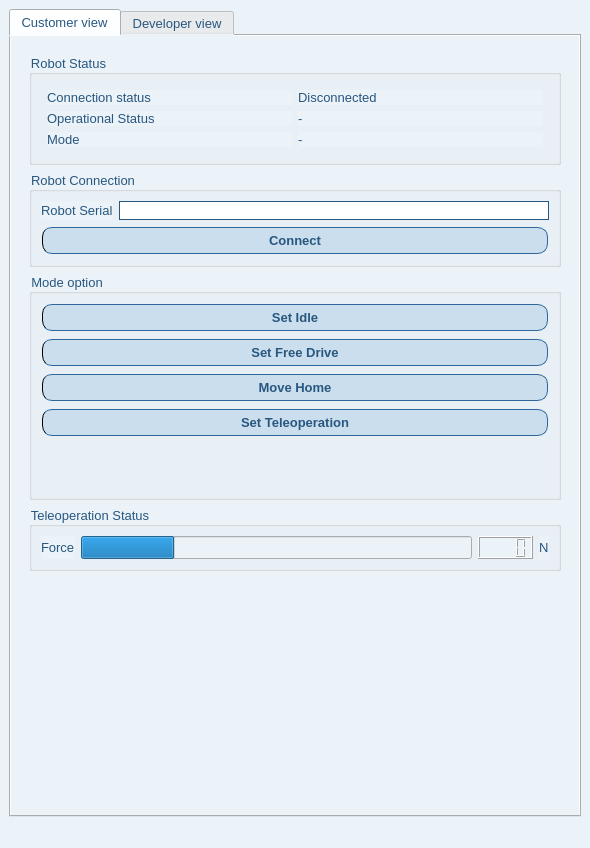
<?xml version="1.0" encoding="UTF-8"?>
<ui version="4.0">
 <class>MainWindow</class>
 <widget class="QMainWindow" name="MainWindow">
  <property name="geometry">
   <rect>
    <x>0</x>
    <y>0</y>
    <width>590</width>
    <height>848</height>
   </rect>
  </property>
  <property name="windowTitle">
   <string>Flexiv Spacemouse Teleoperation</string>
  </property>
  <property name="styleSheet">
   <string notr="true">*{
    color: rgb(40, 87, 128);
    background:none;
    background-color: rgb(235, 242, 248);
    font-family: &quot;Helvetica&quot;;
    font-size: 10pt;
}
#MidContainer{
}
QFrame, QLabel {
}

/* Set settings for line edit inputs*/
QLineEdit{
    border: 1px solid rgb(40, 87, 128);
    border-radius: 10px;
    background-color: rgb(255, 255, 255);
    padding-left: 20px;
    padding-right: 20px;
    color: rgb(40, 87, 128);
    font: bold;
    qproperty-alignment: AlignCenter;
}
QLineEdit:hover{
    border: 2px solid rgb(85,170,255);
}
QLineEdit:focus {
    border: 2px solid rgb(85,170,255);
}

/* Set settings for push buttons*/
QPushButton{
    border: 1px solid;
    border-color: rgb(46, 103, 156);
    border-left: 1px solid;
    border-radius: 10px;
    padding-right: 20px;
    padding-left: 20px;
    padding-top: 5px;
    padding-bottom: 5px;
    margin: 1px;
    background-color: rgb(202, 222, 237);
    font: bold;
}
QPushButton:hover {
    border: 2px solid rgb(85,170,255);
}
QPushButton:focus {
    border: 2px solid rgb(85,170,255);
}
QPushButton:pressed{
    background-color: rgb(52, 113, 173);
}
QPushButton:disabled {
    color: grey;
    border-color: grey;
    background-color: none;
}
/* Set settings for treeview*/
QTreeView{
    border: 1px solid rgb(40, 87, 128);
    border-radius: 10px;
    background-color: rgb(255, 255, 255);
}
</string>
  </property>
  <widget class="QWidget" name="centralwidget">
   <layout class="QGridLayout" name="gridLayout_2">
    <item row="0" column="0" rowspan="2">
     <widget class="QTabWidget" name="tabWidget_2">
      <property name="currentIndex">
       <number>0</number>
      </property>
      <widget class="QWidget" name="tab_8">
       <attribute name="title">
        <string>Customer view</string>
       </attribute>
       <layout class="QVBoxLayout" name="verticalLayout_8">
        <item>
         <widget class="QWidget" name="widget" native="true">
          <property name="sizePolicy">
           <sizepolicy hsizetype="Preferred" vsizetype="Preferred">
            <horstretch>2</horstretch>
            <verstretch>0</verstretch>
           </sizepolicy>
          </property>
          <property name="minimumSize">
           <size>
            <width>550</width>
            <height>0</height>
           </size>
          </property>
          <layout class="QVBoxLayout" name="verticalLayout_3">
           <item>
            <widget class="QGroupBox" name="groupBox_5">
             <property name="title">
              <string>Robot Status</string>
             </property>
             <layout class="QVBoxLayout" name="verticalLayout">
              <item>
               <layout class="QGridLayout" name="gridLayout_24">
                <property name="leftMargin">
                 <number>6</number>
                </property>
                <property name="topMargin">
                 <number>6</number>
                </property>
                <property name="rightMargin">
                 <number>6</number>
                </property>
                <property name="bottomMargin">
                 <number>6</number>
                </property>
                <item row="1" column="0">
                 <widget class="QLabel" name="label_72">
                  <property name="font">
                   <font>
                    <family>Helvetica</family>
                    <pointsize>10</pointsize>
                    <weight>50</weight>
                    <bold>false</bold>
                   </font>
                  </property>
                  <property name="text">
                   <string>Operational Status</string>
                  </property>
                 </widget>
                </item>
                <item row="1" column="1">
                 <widget class="QLabel" name="rdk_operational_status_label">
                  <property name="font">
                   <font>
                    <family>Helvetica</family>
                    <pointsize>10</pointsize>
                    <weight>50</weight>
                    <bold>false</bold>
                   </font>
                  </property>
                  <property name="text">
                   <string>-</string>
                  </property>
                 </widget>
                </item>
                <item row="0" column="1">
                 <widget class="QLabel" name="rdk_connection_status_label">
                  <property name="font">
                   <font>
                    <family>Helvetica</family>
                    <pointsize>10</pointsize>
                    <weight>50</weight>
                    <bold>false</bold>
                   </font>
                  </property>
                  <property name="text">
                   <string>Disconnected</string>
                  </property>
                 </widget>
                </item>
                <item row="0" column="0">
                 <widget class="QLabel" name="label_71">
                  <property name="font">
                   <font>
                    <family>Helvetica</family>
                    <pointsize>10</pointsize>
                    <weight>50</weight>
                    <bold>false</bold>
                   </font>
                  </property>
                  <property name="text">
                   <string>Connection status</string>
                  </property>
                 </widget>
                </item>
                <item row="2" column="0">
                 <widget class="QLabel" name="label_73">
                  <property name="font">
                   <font>
                    <family>Helvetica</family>
                    <pointsize>10</pointsize>
                    <weight>50</weight>
                    <bold>false</bold>
                   </font>
                  </property>
                  <property name="text">
                   <string>Mode</string>
                  </property>
                 </widget>
                </item>
                <item row="2" column="1">
                 <widget class="QLabel" name="robotMode_label">
                  <property name="font">
                   <font>
                    <family>Helvetica</family>
                    <pointsize>10</pointsize>
                    <weight>50</weight>
                    <bold>false</bold>
                   </font>
                  </property>
                  <property name="text">
                   <string>-</string>
                  </property>
                 </widget>
                </item>
               </layout>
              </item>
             </layout>
            </widget>
           </item>
           <item>
            <widget class="QGroupBox" name="groupBox_2">
             <property name="title">
              <string>Robot Connection</string>
             </property>
             <layout class="QGridLayout" name="gridLayout">
              <item row="0" column="1">
               <widget class="QLineEdit" name="robot_sn_lineEdit">
                <property name="inputMask">
                 <string/>
                </property>
                <property name="text">
                 <string/>
                </property>
               </widget>
              </item>
              <item row="0" column="0">
               <widget class="QLabel" name="label">
                <property name="text">
                 <string>Robot Serial</string>
                </property>
               </widget>
              </item>
              <item row="1" column="0" colspan="2">
               <widget class="QPushButton" name="connect_rdk_button">
                <property name="text">
                 <string>Connect</string>
                </property>
               </widget>
              </item>
             </layout>
            </widget>
           </item>
           <item>
            <widget class="QGroupBox" name="robot_mode_groupBox">
             <property name="enabled">
              <bool>true</bool>
             </property>
             <property name="sizePolicy">
              <sizepolicy hsizetype="Preferred" vsizetype="Expanding">
               <horstretch>0</horstretch>
               <verstretch>0</verstretch>
              </sizepolicy>
             </property>
             <property name="title">
              <string>Mode option</string>
             </property>
             <layout class="QVBoxLayout" name="verticalLayout_2">
              <item>
               <widget class="QPushButton" name="set_idle_button">
                <property name="text">
                 <string>Set Idle</string>
                </property>
               </widget>
              </item>
              <item>
               <widget class="QPushButton" name="set_freedrive_button">
                <property name="text">
                 <string>Set Free Drive</string>
                </property>
               </widget>
              </item>
              <item>
               <widget class="QPushButton" name="set_move_home_button">
                <property name="text">
                 <string>Move Home</string>
                </property>
               </widget>
              </item>
              <item>
               <widget class="QPushButton" name="set_teleoperation_button">
                <property name="enabled">
                 <bool>true</bool>
                </property>
                <property name="text">
                 <string>Set Teleoperation</string>
                </property>
               </widget>
              </item>
              <item>
               <spacer name="verticalSpacer_7">
                <property name="orientation">
                 <enum>Qt::Vertical</enum>
                </property>
                <property name="sizeHint" stdset="0">
                 <size>
                  <width>20</width>
                  <height>40</height>
                 </size>
                </property>
               </spacer>
              </item>
             </layout>
            </widget>
           </item>
           <item>
            <widget class="QGroupBox" name="groupBox_3">
             <property name="title">
              <string>Teleoperation Status</string>
             </property>
             <layout class="QGridLayout" name="gridLayout_10">
              <item row="0" column="2">
               <widget class="QLCDNumber" name="force_lcdNumber">
                <property name="digitCount">
                 <number>4</number>
                </property>
               </widget>
              </item>
              <item row="0" column="1">
               <widget class="QProgressBar" name="force_progressBar">
                <property name="value">
                 <number>24</number>
                </property>
                <property name="format">
                 <string/>
                </property>
               </widget>
              </item>
              <item row="0" column="0">
               <widget class="QLabel" name="label_29">
                <property name="text">
                 <string>Force</string>
                </property>
               </widget>
              </item>
              <item row="0" column="3">
               <widget class="QLabel" name="label_30">
                <property name="text">
                 <string>N</string>
                </property>
               </widget>
              </item>
             </layout>
            </widget>
           </item>
           <item>
            <spacer name="verticalSpacer">
             <property name="orientation">
              <enum>Qt::Vertical</enum>
             </property>
             <property name="sizeHint" stdset="0">
              <size>
               <width>20</width>
               <height>40</height>
              </size>
             </property>
            </spacer>
           </item>
          </layout>
         </widget>
        </item>
       </layout>
      </widget>
      <widget class="QWidget" name="tab_9">
       <attribute name="title">
        <string>Developer view</string>
       </attribute>
       <layout class="QVBoxLayout" name="verticalLayout_9">
        <item>
         <widget class="QGroupBox" name="groupBox_4">
          <property name="title">
           <string>Teleoperation Parameters</string>
          </property>
          <layout class="QVBoxLayout" name="verticalLayout_4">
           <item>
            <widget class="QTabWidget" name="tabWidget">
             <property name="currentIndex">
              <number>0</number>
             </property>
             <widget class="QWidget" name="tab_6">
              <attribute name="title">
               <string>Home</string>
              </attribute>
              <layout class="QGridLayout" name="gridLayout_5">
               <item row="0" column="0">
                <widget class="QLabel" name="label_2">
                 <property name="text">
                  <string>Home plan name</string>
                 </property>
                </widget>
               </item>
               <item row="0" column="1">
                <widget class="QLineEdit" name="home_plan_name_lineEdit">
                 <property name="text">
                  <string>MoveHome</string>
                 </property>
                </widget>
               </item>
               <item row="1" column="0">
                <spacer name="verticalSpacer_8">
                 <property name="orientation">
                  <enum>Qt::Vertical</enum>
                 </property>
                 <property name="sizeHint" stdset="0">
                  <size>
                   <width>20</width>
                   <height>40</height>
                  </size>
                 </property>
                </spacer>
               </item>
              </layout>
             </widget>
             <widget class="QWidget" name="tabCartesianStiffness">
              <attribute name="title">
               <string>Cartesian Stiffness</string>
              </attribute>
              <layout class="QGridLayout" name="gridLayout_6">
               <item row="0" column="0">
                <widget class="QLabel" name="label_3">
                 <property name="text">
                  <string>Translation</string>
                 </property>
                </widget>
               </item>
               <item row="0" column="1">
                <widget class="QDoubleSpinBox" name="teleop_translational_stiffness_doubleSpinBox">
                 <property name="decimals">
                  <number>1</number>
                 </property>
                 <property name="minimum">
                  <double>400.000000000000000</double>
                 </property>
                 <property name="maximum">
                  <double>2000.000000000000000</double>
                 </property>
                </widget>
               </item>
               <item row="1" column="2">
                <widget class="QLabel" name="label_6">
                 <property name="text">
                  <string>Nm/rad</string>
                 </property>
                </widget>
               </item>
               <item row="0" column="2">
                <widget class="QLabel" name="label_4">
                 <property name="text">
                  <string>N/mm</string>
                 </property>
                </widget>
               </item>
               <item row="1" column="0">
                <widget class="QLabel" name="label_5">
                 <property name="text">
                  <string>Rotation</string>
                 </property>
                </widget>
               </item>
               <item row="1" column="1">
                <widget class="QDoubleSpinBox" name="teleop_rotational_stiffness_doubleSpinBox">
                 <property name="decimals">
                  <number>1</number>
                 </property>
                 <property name="minimum">
                  <double>100.000000000000000</double>
                 </property>
                 <property name="maximum">
                  <double>400.000000000000000</double>
                 </property>
                </widget>
               </item>
               <item row="2" column="1">
                <spacer name="verticalSpacer_3">
                 <property name="orientation">
                  <enum>Qt::Vertical</enum>
                 </property>
                 <property name="sizeHint" stdset="0">
                  <size>
                   <width>20</width>
                   <height>40</height>
                  </size>
                 </property>
                </spacer>
               </item>
              </layout>
             </widget>
             <widget class="QWidget" name="tabWorkspace">
              <attribute name="title">
               <string>Workspace</string>
              </attribute>
              <layout class="QVBoxLayout" name="verticalLayout_5">
               <item>
                <widget class="QTabWidget" name="workspace_tabWidget">
                 <property name="currentIndex">
                  <number>0</number>
                 </property>
                 <widget class="QWidget" name="tab_3">
                  <attribute name="title">
                   <string>Translation</string>
                  </attribute>
                  <layout class="QGridLayout" name="gridLayout_3">
                   <item row="0" column="1">
                    <widget class="QDoubleSpinBox" name="max_x_offset_doubleSpinBox">
                     <property name="sizePolicy">
                      <sizepolicy hsizetype="Expanding" vsizetype="Fixed">
                       <horstretch>0</horstretch>
                       <verstretch>0</verstretch>
                      </sizepolicy>
                     </property>
                     <property name="decimals">
                      <number>3</number>
                     </property>
                     <property name="maximum">
                      <double>0.400000000000000</double>
                     </property>
                     <property name="singleStep">
                      <double>0.001000000000000</double>
                     </property>
                     <property name="value">
                      <double>0.300000000000000</double>
                     </property>
                    </widget>
                   </item>
                   <item row="2" column="0">
                    <widget class="QLabel" name="label_11">
                     <property name="text">
                      <string>Max Y offset</string>
                     </property>
                    </widget>
                   </item>
                   <item row="3" column="1">
                    <widget class="QDoubleSpinBox" name="min_y_offset_doubleSpinBox">
                     <property name="decimals">
                      <number>3</number>
                     </property>
                     <property name="minimum">
                      <double>-0.400000000000000</double>
                     </property>
                     <property name="maximum">
                      <double>0.000000000000000</double>
                     </property>
                     <property name="singleStep">
                      <double>0.001000000000000</double>
                     </property>
                     <property name="value">
                      <double>-0.300000000000000</double>
                     </property>
                    </widget>
                   </item>
                   <item row="4" column="0">
                    <widget class="QLabel" name="label_13">
                     <property name="text">
                      <string>Max Z offset</string>
                     </property>
                    </widget>
                   </item>
                   <item row="1" column="2">
                    <widget class="QLabel" name="label_10">
                     <property name="text">
                      <string>m</string>
                     </property>
                    </widget>
                   </item>
                   <item row="1" column="0">
                    <widget class="QLabel" name="label_8">
                     <property name="text">
                      <string>Min X offset</string>
                     </property>
                    </widget>
                   </item>
                   <item row="2" column="1">
                    <widget class="QDoubleSpinBox" name="max_y_offset_doubleSpinBox">
                     <property name="sizePolicy">
                      <sizepolicy hsizetype="Expanding" vsizetype="Fixed">
                       <horstretch>0</horstretch>
                       <verstretch>0</verstretch>
                      </sizepolicy>
                     </property>
                     <property name="decimals">
                      <number>3</number>
                     </property>
                     <property name="maximum">
                      <double>0.400000000000000</double>
                     </property>
                     <property name="singleStep">
                      <double>0.001000000000000</double>
                     </property>
                     <property name="value">
                      <double>0.300000000000000</double>
                     </property>
                    </widget>
                   </item>
                   <item row="2" column="2">
                    <widget class="QLabel" name="label_15">
                     <property name="text">
                      <string>m</string>
                     </property>
                    </widget>
                   </item>
                   <item row="4" column="1">
                    <widget class="QDoubleSpinBox" name="max_z_offset_doubleSpinBox">
                     <property name="sizePolicy">
                      <sizepolicy hsizetype="Expanding" vsizetype="Fixed">
                       <horstretch>0</horstretch>
                       <verstretch>0</verstretch>
                      </sizepolicy>
                     </property>
                     <property name="decimals">
                      <number>3</number>
                     </property>
                     <property name="maximum">
                      <double>0.400000000000000</double>
                     </property>
                     <property name="singleStep">
                      <double>0.001000000000000</double>
                     </property>
                     <property name="value">
                      <double>0.300000000000000</double>
                     </property>
                    </widget>
                   </item>
                   <item row="4" column="2">
                    <widget class="QLabel" name="label_17">
                     <property name="text">
                      <string>m</string>
                     </property>
                    </widget>
                   </item>
                   <item row="0" column="2">
                    <widget class="QLabel" name="label_9">
                     <property name="text">
                      <string>m</string>
                     </property>
                    </widget>
                   </item>
                   <item row="3" column="0">
                    <widget class="QLabel" name="label_12">
                     <property name="text">
                      <string>Min Y offset</string>
                     </property>
                    </widget>
                   </item>
                   <item row="0" column="0">
                    <widget class="QLabel" name="label_7">
                     <property name="text">
                      <string>Max X offset</string>
                     </property>
                    </widget>
                   </item>
                   <item row="3" column="2">
                    <widget class="QLabel" name="label_16">
                     <property name="text">
                      <string>m</string>
                     </property>
                    </widget>
                   </item>
                   <item row="1" column="1">
                    <widget class="QDoubleSpinBox" name="min_x_offset_doubleSpinBox">
                     <property name="decimals">
                      <number>3</number>
                     </property>
                     <property name="minimum">
                      <double>-0.400000000000000</double>
                     </property>
                     <property name="maximum">
                      <double>0.000000000000000</double>
                     </property>
                     <property name="singleStep">
                      <double>0.001000000000000</double>
                     </property>
                     <property name="value">
                      <double>-0.300000000000000</double>
                     </property>
                    </widget>
                   </item>
                   <item row="5" column="0">
                    <widget class="QLabel" name="label_14">
                     <property name="text">
                      <string>Min Z offset</string>
                     </property>
                    </widget>
                   </item>
                   <item row="5" column="1">
                    <widget class="QDoubleSpinBox" name="min_z_offset_doubleSpinBox">
                     <property name="sizePolicy">
                      <sizepolicy hsizetype="Expanding" vsizetype="Fixed">
                       <horstretch>0</horstretch>
                       <verstretch>0</verstretch>
                      </sizepolicy>
                     </property>
                     <property name="decimals">
                      <number>3</number>
                     </property>
                     <property name="minimum">
                      <double>-0.400000000000000</double>
                     </property>
                     <property name="maximum">
                      <double>0.000000000000000</double>
                     </property>
                     <property name="singleStep">
                      <double>0.001000000000000</double>
                     </property>
                     <property name="value">
                      <double>-0.300000000000000</double>
                     </property>
                    </widget>
                   </item>
                   <item row="5" column="2">
                    <widget class="QLabel" name="label_18">
                     <property name="text">
                      <string>m</string>
                     </property>
                    </widget>
                   </item>
                  </layout>
                 </widget>
                 <widget class="QWidget" name="tab_4">
                  <attribute name="title">
                   <string>Rotation</string>
                  </attribute>
                  <layout class="QGridLayout" name="gridLayout_4">
                   <item row="0" column="0">
                    <widget class="QLabel" name="label_24">
                     <property name="text">
                      <string>Max Angle</string>
                     </property>
                    </widget>
                   </item>
                   <item row="0" column="2">
                    <widget class="QLabel" name="label_19">
                     <property name="text">
                      <string>deg</string>
                     </property>
                    </widget>
                   </item>
                   <item row="0" column="1">
                    <widget class="QDoubleSpinBox" name="maxRotXOffset_doubleSpinBox">
                     <property name="sizePolicy">
                      <sizepolicy hsizetype="Expanding" vsizetype="Fixed">
                       <horstretch>0</horstretch>
                       <verstretch>0</verstretch>
                      </sizepolicy>
                     </property>
                     <property name="decimals">
                      <number>3</number>
                     </property>
                     <property name="maximum">
                      <double>60.000000000000000</double>
                     </property>
                     <property name="singleStep">
                      <double>0.001000000000000</double>
                     </property>
                     <property name="value">
                      <double>45.000000000000000</double>
                     </property>
                    </widget>
                   </item>
                   <item row="1" column="1">
                    <spacer name="verticalSpacer_2">
                     <property name="orientation">
                      <enum>Qt::Vertical</enum>
                     </property>
                     <property name="sizeHint" stdset="0">
                      <size>
                       <width>20</width>
                       <height>40</height>
                      </size>
                     </property>
                    </spacer>
                   </item>
                  </layout>
                 </widget>
                </widget>
               </item>
              </layout>
             </widget>
             <widget class="QWidget" name="tab">
              <attribute name="title">
               <string>Force Limit</string>
              </attribute>
              <layout class="QGridLayout" name="gridLayout_7">
               <item row="0" column="2">
                <widget class="QLabel" name="label_21">
                 <property name="text">
                  <string>N</string>
                 </property>
                </widget>
               </item>
               <item row="1" column="0">
                <widget class="QLabel" name="label_31">
                 <property name="text">
                  <string>Max contact tcp force y</string>
                 </property>
                </widget>
               </item>
               <item row="1" column="1">
                <widget class="QDoubleSpinBox" name="max_tcp_force_y_doubleSpinBox">
                 <property name="sizePolicy">
                  <sizepolicy hsizetype="Expanding" vsizetype="Fixed">
                   <horstretch>0</horstretch>
                   <verstretch>0</verstretch>
                  </sizepolicy>
                 </property>
                 <property name="minimum">
                  <double>5.000000000000000</double>
                 </property>
                 <property name="maximum">
                  <double>30.000000000000000</double>
                 </property>
                 <property name="value">
                  <double>20.000000000000000</double>
                 </property>
                </widget>
               </item>
               <item row="3" column="0">
                <spacer name="verticalSpacer_4">
                 <property name="orientation">
                  <enum>Qt::Vertical</enum>
                 </property>
                 <property name="sizeHint" stdset="0">
                  <size>
                   <width>20</width>
                   <height>40</height>
                  </size>
                 </property>
                </spacer>
               </item>
               <item row="1" column="2">
                <widget class="QLabel" name="label_32">
                 <property name="text">
                  <string>N</string>
                 </property>
                </widget>
               </item>
               <item row="0" column="1">
                <widget class="QDoubleSpinBox" name="max_tcp_force_x_doubleSpinBox">
                 <property name="sizePolicy">
                  <sizepolicy hsizetype="Expanding" vsizetype="Fixed">
                   <horstretch>0</horstretch>
                   <verstretch>0</verstretch>
                  </sizepolicy>
                 </property>
                 <property name="minimum">
                  <double>5.000000000000000</double>
                 </property>
                 <property name="maximum">
                  <double>30.000000000000000</double>
                 </property>
                 <property name="value">
                  <double>20.000000000000000</double>
                 </property>
                </widget>
               </item>
               <item row="0" column="0">
                <widget class="QLabel" name="label_20">
                 <property name="text">
                  <string>Max contact tcp force x</string>
                 </property>
                </widget>
               </item>
               <item row="2" column="0">
                <widget class="QLabel" name="label_33">
                 <property name="text">
                  <string>Max contact tcp force z</string>
                 </property>
                </widget>
               </item>
               <item row="2" column="1">
                <widget class="QDoubleSpinBox" name="max_tcp_force_z_doubleSpinBox">
                 <property name="sizePolicy">
                  <sizepolicy hsizetype="Expanding" vsizetype="Fixed">
                   <horstretch>0</horstretch>
                   <verstretch>0</verstretch>
                  </sizepolicy>
                 </property>
                 <property name="minimum">
                  <double>5.000000000000000</double>
                 </property>
                 <property name="maximum">
                  <double>30.000000000000000</double>
                 </property>
                 <property name="value">
                  <double>20.000000000000000</double>
                 </property>
                </widget>
               </item>
               <item row="2" column="2">
                <widget class="QLabel" name="label_34">
                 <property name="text">
                  <string>N</string>
                 </property>
                </widget>
               </item>
              </layout>
             </widget>
             <widget class="QWidget" name="tab_5">
              <attribute name="title">
               <string>Motion Scaling / Limits</string>
              </attribute>
              <layout class="QGridLayout" name="gridLayout_9">
               <item row="2" column="0">
                <widget class="QLabel" name="label_25">
                 <property name="text">
                  <string>Translation limit</string>
                 </property>
                </widget>
               </item>
               <item row="0" column="0">
                <widget class="QLabel" name="label_22">
                 <property name="text">
                  <string>Translation scale factor</string>
                 </property>
                </widget>
               </item>
               <item row="1" column="1">
                <widget class="QDoubleSpinBox" name="motion_rotation_scale_doubleSpinBox">
                 <property name="maximum">
                  <double>4.000000000000000</double>
                 </property>
                 <property name="value">
                  <double>1.000000000000000</double>
                 </property>
                </widget>
               </item>
               <item row="4" column="1">
                <spacer name="verticalSpacer_5">
                 <property name="orientation">
                  <enum>Qt::Vertical</enum>
                 </property>
                 <property name="sizeHint" stdset="0">
                  <size>
                   <width>20</width>
                   <height>40</height>
                  </size>
                 </property>
                </spacer>
               </item>
               <item row="0" column="1">
                <widget class="QDoubleSpinBox" name="motion_translation_scale_doubleSpinBox">
                 <property name="sizePolicy">
                  <sizepolicy hsizetype="Expanding" vsizetype="Fixed">
                   <horstretch>0</horstretch>
                   <verstretch>0</verstretch>
                  </sizepolicy>
                 </property>
                 <property name="maximum">
                  <double>4.000000000000000</double>
                 </property>
                 <property name="value">
                  <double>1.000000000000000</double>
                 </property>
                </widget>
               </item>
               <item row="1" column="0">
                <widget class="QLabel" name="label_23">
                 <property name="text">
                  <string>Rotation scale factor</string>
                 </property>
                </widget>
               </item>
               <item row="2" column="2">
                <widget class="QLabel" name="label_26">
                 <property name="text">
                  <string>m/s</string>
                 </property>
                </widget>
               </item>
               <item row="2" column="1">
                <widget class="QDoubleSpinBox" name="motionTranslationLimit_doubleSpinBox">
                 <property name="minimum">
                  <double>0.100000000000000</double>
                 </property>
                 <property name="maximum">
                  <double>1.200000000000000</double>
                 </property>
                 <property name="value">
                  <double>0.500000000000000</double>
                 </property>
                </widget>
               </item>
               <item row="3" column="0">
                <widget class="QLabel" name="label_27">
                 <property name="text">
                  <string>Rotation limit</string>
                 </property>
                </widget>
               </item>
               <item row="3" column="1">
                <widget class="QDoubleSpinBox" name="motionRotationLimit_doubleSpinBox">
                 <property name="minimum">
                  <double>0.100000000000000</double>
                 </property>
                 <property name="maximum">
                  <double>1.200000000000000</double>
                 </property>
                 <property name="value">
                  <double>0.600000000000000</double>
                 </property>
                </widget>
               </item>
               <item row="3" column="2">
                <widget class="QLabel" name="label_28">
                 <property name="text">
                  <string>rad/s</string>
                 </property>
                </widget>
               </item>
              </layout>
             </widget>
            </widget>
           </item>
          </layout>
         </widget>
        </item>
        <item>
         <spacer name="verticalSpacer_6">
          <property name="orientation">
           <enum>Qt::Vertical</enum>
          </property>
          <property name="sizeHint" stdset="0">
           <size>
            <width>20</width>
            <height>467</height>
           </size>
          </property>
         </spacer>
        </item>
       </layout>
      </widget>
     </widget>
    </item>
   </layout>
  </widget>
  <widget class="QMenuBar" name="menubar">
   <property name="geometry">
    <rect>
     <x>0</x>
     <y>0</y>
     <width>590</width>
     <height>23</height>
    </rect>
   </property>
  </widget>
  <widget class="QStatusBar" name="statusbar"/>
 </widget>
 <tabstops>
  <tabstop>robot_sn_lineEdit</tabstop>
  <tabstop>connect_rdk_button</tabstop>
  <tabstop>set_idle_button</tabstop>
  <tabstop>set_freedrive_button</tabstop>
  <tabstop>set_teleoperation_button</tabstop>
 </tabstops>
 <resources/>
 <connections/>
</ui>
